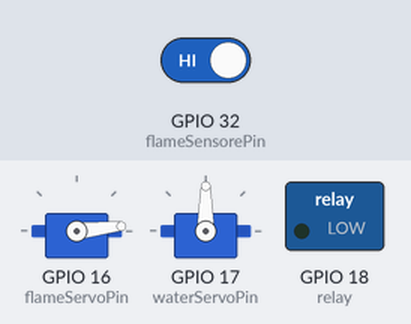
The sketch below on a simulated ESP32. Shown: 2 × servo, switched loads named in the sketch (green lamp = pin HIGH). The inputs (shaded band) are chosen by the test bench; at power-on: GPIO 32 (flameSensorePin) HIGH.

Above: at 1.27 s.
1.3 s: GPIO 32 (flameSensorePin) driven LOW
At 2.5 s:
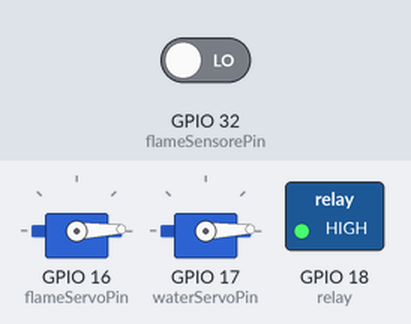
2.8 s: GPIO 32 (flameSensorePin) driven HIGH
At 5.5 s:
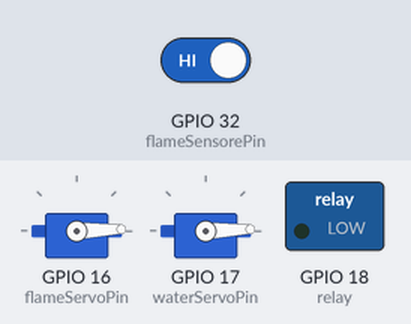
5.8 s: GPIO 32 (flameSensorePin) driven LOW
At 6.8 s:
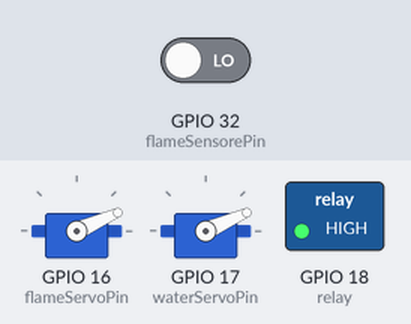
7.3 s: GPIO 32 (flameSensorePin) driven HIGH
At 9.99 s:
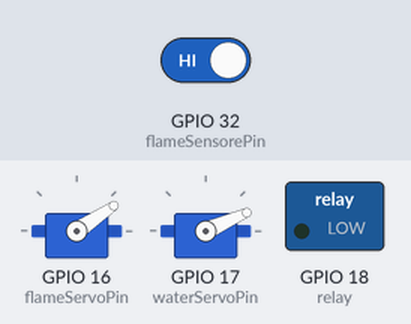
10.3 s: GPIO 32 (flameSensorePin) driven LOW
At 10.6 s:
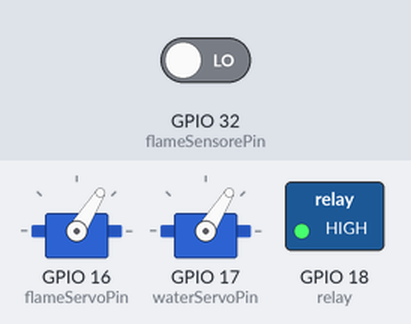
Timing chart, 0 to 56.1 s (numbered marks = the images above; inputs shaded):
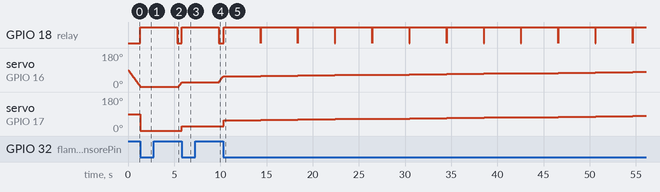

Measured:
- after the input at 1.3 s, GPIO 18 (relay): LOW → HIGH after 0.05 s; servo on GPIO 16 (flameServoPin): goes on until 1.3 s, then stays 2°; servo on GPIO 17 (waterServoPin): 90° → 2° after 0.05 s
- after the input at 2.8 s, servo on GPIO 17 (waterServoPin): stays 2° (without the input it goes to 0° after 2.7 s)
- after the input at 5.8 s, GPIO 18 (relay): LOW → HIGH at once; servo on GPIO 16 (flameServoPin): goes on until 5.8 s, then stays 24°; servo on GPIO 17 (waterServoPin): 2° → 24° at once
- after the input at 7.3 s, GPIO 18 (relay): goes on until 9.8 s, then stays LOW; servo on GPIO 17 (waterServoPin): stays 24° (without the input it goes to 26° after 2.6 s)
- after the input at 10.3 s, GPIO 18 (relay): alternates HIGH for 4.0 s and LOW for 0.03 s, starting after 0.05 s; servo on GPIO 17 (waterServoPin): moves from 24° to 76° over 36.3 s, starting after 0.05 s

The sketch:

fireFighter_System.ino
```cpp
#include <ESP32Servo.h>
Servo flameServo;
#define flameServoPin 16
Servo waterServo;
#define waterServoPin 17
#define relay 18
#define flameSensorePin 32

void setup() {
  flameServo.attach(flameServoPin);
  waterServo.attach(waterServoPin);
  flameServo.write(90);
  waterServo.write(90);
  pinMode(flameSensorePin, INPUT);
  pinMode(relay, OUTPUT);
  digitalWrite(relay,LOW);
  // put your setup code here, to run once:
}

void loop() {
  int flameSensorReading = digitalRead(flameSensorePin);
  for (int i = 90; i > 0; i -= 2) {
    flameSensorReading = digitalRead(flameSensorePin);
    flameServo.write(i);
    delay(30);
    if (flameSensorReading == LOW) {
      waterServo.write(i);
      digitalWrite(relay, HIGH);
      delay(4000);
      digitalWrite(relay, LOW);
    }
  }
  delay(100);
  for (int i = 0; i < 180; i += 2) {
    flameSensorReading = digitalRead(flameSensorePin);
    flameServo.write(i);
    delay(30);
    if (flameSensorReading == LOW) {
      waterServo.write(i);
      digitalWrite(relay, HIGH);
      delay(4000);
      digitalWrite(relay, LOW);
    }
  }
  delay(100);
  for (int i = 180; i > 90; i -= 2) {
    flameSensorReading = digitalRead(flameSensorePin);
    flameServo.write(i);
    delay(30);
    if (flameSensorReading == LOW) {
      waterServo.write(i);
      digitalWrite(relay, HIGH);
      delay(4000);
      digitalWrite(relay, LOW);
    }
  }
  // put your main code here, to run repeatedly:
}
```
